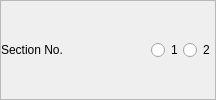
           <widget class="QFrame" name="frame_11">
            <property name="sizePolicy">
             <sizepolicy hsizetype="Preferred" vsizetype="Fixed">
              <horstretch>0</horstretch>
              <verstretch>0</verstretch>
             </sizepolicy>
            </property>
            <property name="frameShape">
             <enum>QFrame::StyledPanel</enum>
            </property>
            <property name="frameShadow">
             <enum>QFrame::Raised</enum>
            </property>
            <layout class="QGridLayout" name="gridLayout_13">
             <property name="leftMargin">
              <number>0</number>
             </property>
             <property name="topMargin">
              <number>0</number>
             </property>
             <property name="rightMargin">
              <number>0</number>
             </property>
             <property name="bottomMargin">
              <number>0</number>
             </property>
             <property name="spacing">
              <number>0</number>
             </property>
             <item row="0" column="0">
              <layout class="QHBoxLayout" name="horizontalLayout_17">
               <item>
                <widget class="QLabel" name="label_17">
                 <property name="sizePolicy">
                  <sizepolicy hsizetype="Fixed" vsizetype="Preferred">
                   <horstretch>0</horstretch>
                   <verstretch>0</verstretch>
                  </sizepolicy>
                 </property>
                 <property name="minimumSize">
                  <size>
                   <width>150</width>
                   <height>0</height>
                  </size>
                 </property>
                 <property name="text">
                  <string>Section No.</string>
                 </property>
                </widget>
               </item>
               <item>
                <widget class="QRadioButton" name="radioButton_27">
                 <property name="text">
                  <string>1</string>
                 </property>
                </widget>
               </item>
               <item>
                <widget class="QRadioButton" name="radioButton_28">
                 <property name="text">
                  <string>2</string>
                 </property>
                </widget>
               </item>
              </layout>
             </item>
            </layout>
           </widget>
